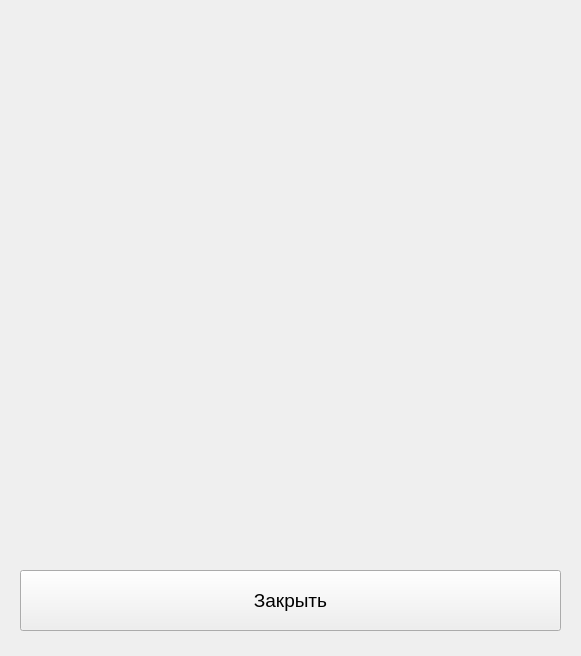
<?xml version="1.0" encoding="UTF-8"?>
<ui version="4.0">
 <class>viewForm</class>
 <widget class="QWidget" name="viewForm">
  <property name="geometry">
   <rect>
    <x>0</x>
    <y>0</y>
    <width>581</width>
    <height>656</height>
   </rect>
  </property>
  <property name="windowTitle">
   <string>Form</string>
  </property>
  <widget class="QLabel" name="label">
   <property name="geometry">
    <rect>
     <x>20</x>
     <y>10</y>
     <width>541</width>
     <height>541</height>
    </rect>
   </property>
   <property name="font">
    <font>
     <pointsize>14</pointsize>
    </font>
   </property>
   <property name="text">
    <string/>
   </property>
  </widget>
  <widget class="QPushButton" name="pushButton">
   <property name="geometry">
    <rect>
     <x>20</x>
     <y>570</y>
     <width>541</width>
     <height>61</height>
    </rect>
   </property>
   <property name="font">
    <font>
     <pointsize>14</pointsize>
    </font>
   </property>
   <property name="text">
    <string>Закрыть</string>
   </property>
  </widget>
 </widget>
 <resources/>
 <connections/>
</ui>
